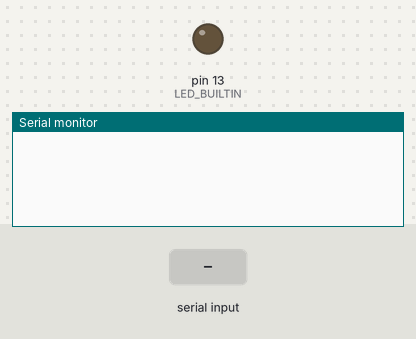
The program below on a simulated Arduino Uno, built with avr-gcc and run on an emulated ATmega328P. On the bench: output pins drawn as LEDs (lit = HIGH), the last lines printed to the serial monitor. Inputs (shaded band) come from the test bench.

Above: at 1.2 s.
1.3 s: "#start#" received over Serial
At 1.6 s:
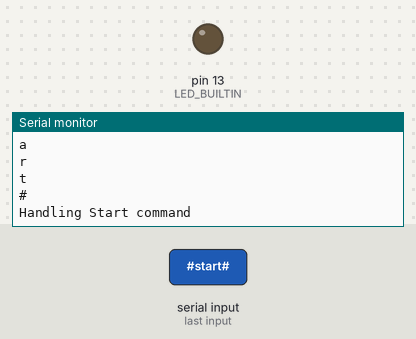
2.8 s: "#stop#" received over Serial
At 4.0 s:
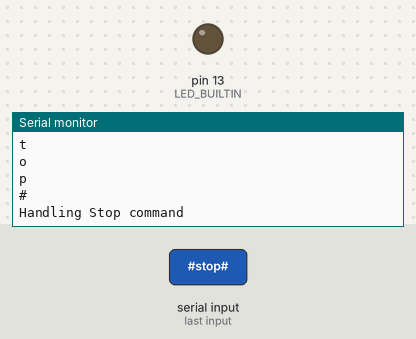
4.3 s: "1" received over Serial
At 5.1 s:
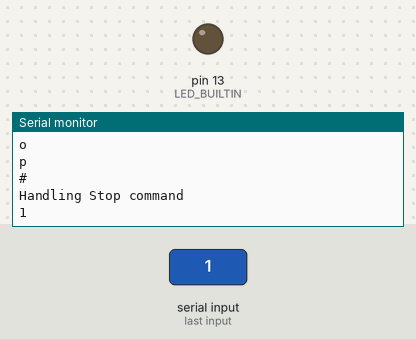

Measured:
- after the input at 1.3 s, the serial monitor: prints a new line at once (image 1)
- after the input at 2.8 s, the serial monitor: prints a new line at once (image 2)
- after the input at 4.3 s, the serial monitor: prints a new line at once (image 3)

The program:

main.cpp
```cpp
#include "Arduino.h"

//#define DEBUG
#ifdef DEBUG
 #define PRINTLN(x)  Serial.println (x)
#else
 #define PRINTLN(x)
#endif


char command[10]; // command retrived from bluetooth serial. Commad starts and ends with #
int index = 0;
char input; // character read from bluetooth serial
bool commandStart=false;

void handleStart();
void handleStop();

void setup() {
        pinMode(LED_BUILTIN, OUTPUT);
        digitalWrite(LED_BUILTIN, LOW);

        Serial.begin(115200); // Default connection rate for my BT module
}

void loop() {

        if (Serial.available() > 0) {
                input = Serial.read();

                Serial.println(input);
                if (input == '#') // command starts ad
                {
                        if (!(commandStart))
                        {
                                commandStart = true;
                        }
                        else
                        {
                                commandStart= false;
                        }
                        command[index] = input;
                        index++;

                        if (!(commandStart))
                        {
                                // Compare the string. do somethign and them empty out the string
                                if (strcmp(command, "#start#") == 0)
                                {
                                        PRINTLN("match found");
                                        PRINTLN(command);
                                        handleStart();
                                }
                                else if (strcmp(command, "#stop#") == 0)
                                {
                                        handleStop();

                                }
                                else
                                {
                                        PRINTLN(command);
                                        Serial.println("Unknown command");
                                }

                                // Once command is handled clear out char array and be prepated to accept next command
                                //command[0] = 0;
                                memset( command, 0, sizeof(command));
                                index=0;
                                PRINTLN("Cleared");
                                PRINTLN(command);
                        }
                }
                else
                {
                        if (commandStart) // keep adding character to array till second # is encountered
                        {
                                command[index] =input;
                                index++;
                        }
                }
        }
        else
        {
                //Serial.println(sizeof(inData));
                //memset(inData, 0, sizeof(inData));
                //index = 0;
        }

}

void handleStart()
{
        Serial.println("Handling Start command");
}

void handleStop()
{
        Serial.println("Handling Stop command");
}
```
